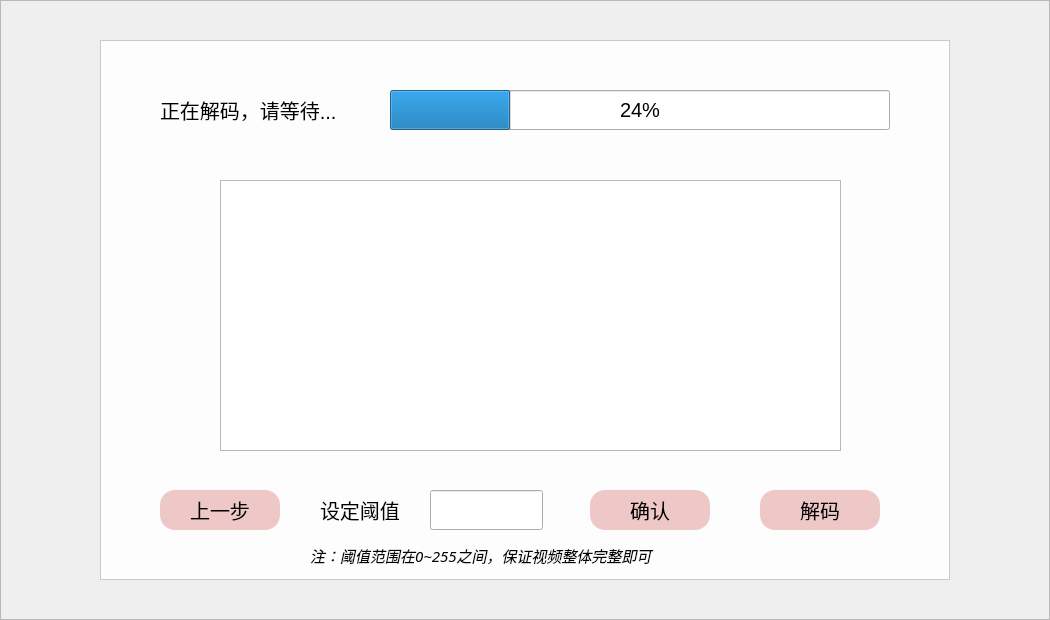
<?xml version="1.0" encoding="UTF-8"?>
<ui version="4.0">
 <class>adjust</class>
 <widget class="QWidget" name="adjust">
  <property name="geometry">
   <rect>
    <x>0</x>
    <y>0</y>
    <width>1050</width>
    <height>620</height>
   </rect>
  </property>
  <property name="windowTitle">
   <string>Form</string>
  </property>
  <widget class="QFrame" name="frBg">
   <property name="geometry">
    <rect>
     <x>0</x>
     <y>0</y>
     <width>1050</width>
     <height>620</height>
    </rect>
   </property>
   <property name="styleSheet">
    <string notr="true">QFrame#frBg{
background-image:url(:/main/img/bg.jpg);
}
QFrame#frWhite{
background-color:rgb(255,255,255,230);
}

</string>
   </property>
   <property name="frameShape">
    <enum>QFrame::StyledPanel</enum>
   </property>
   <property name="frameShadow">
    <enum>QFrame::Raised</enum>
   </property>
   <widget class="QFrame" name="frWhite">
    <property name="geometry">
     <rect>
      <x>100</x>
      <y>40</y>
      <width>850</width>
      <height>540</height>
     </rect>
    </property>
    <property name="styleSheet">
     <string notr="true">*{
	font-family:STXihei, &quot;华文细黑&quot;, &quot;Microsoft YaHei&quot;, &quot;微软雅黑&quot;;
font-size:20px;
}
QPushButton{
border-radius:15px;
background:rgb(237,200,199)

}
QPushButton:hover{
background:rgb(255,208,204);
}
</string>
    </property>
    <property name="frameShape">
     <enum>QFrame::StyledPanel</enum>
    </property>
    <property name="frameShadow">
     <enum>QFrame::Raised</enum>
    </property>
    <widget class="QPushButton" name="btnDecode">
     <property name="geometry">
      <rect>
       <x>660</x>
       <y>450</y>
       <width>120</width>
       <height>40</height>
      </rect>
     </property>
     <property name="text">
      <string>解码</string>
     </property>
    </widget>
    <widget class="QLabel" name="labelPic">
     <property name="geometry">
      <rect>
       <x>70</x>
       <y>20</y>
       <width>720</width>
       <height>405</height>
      </rect>
     </property>
     <property name="text">
      <string/>
     </property>
    </widget>
    <widget class="QLineEdit" name="lineEditThresh">
     <property name="geometry">
      <rect>
       <x>330</x>
       <y>450</y>
       <width>113</width>
       <height>40</height>
      </rect>
     </property>
    </widget>
    <widget class="QLabel" name="label_2">
     <property name="geometry">
      <rect>
       <x>220</x>
       <y>450</y>
       <width>81</width>
       <height>40</height>
      </rect>
     </property>
     <property name="text">
      <string>设定阈值</string>
     </property>
    </widget>
    <widget class="QPushButton" name="btnThreshComf">
     <property name="geometry">
      <rect>
       <x>490</x>
       <y>450</y>
       <width>120</width>
       <height>40</height>
      </rect>
     </property>
     <property name="text">
      <string>确认</string>
     </property>
    </widget>
    <widget class="QPushButton" name="pushButton">
     <property name="geometry">
      <rect>
       <x>60</x>
       <y>450</y>
       <width>120</width>
       <height>40</height>
      </rect>
     </property>
     <property name="text">
      <string>上一步</string>
     </property>
    </widget>
    <widget class="QLabel" name="label">
     <property name="geometry">
      <rect>
       <x>210</x>
       <y>500</y>
       <width>401</width>
       <height>30</height>
      </rect>
     </property>
     <property name="font">
      <font>
       <family>STXihei,华文细黑,Microsoft YaHei,微软雅黑</family>
       <pointsize>-1</pointsize>
       <italic>true</italic>
      </font>
     </property>
     <property name="styleSheet">
      <string notr="true">font-size:15px;
</string>
     </property>
     <property name="text">
      <string>注：阈值范围在0~255之间，保证视频整体完整即可</string>
     </property>
    </widget>
    <widget class="QProgressBar" name="progressBar">
     <property name="geometry">
      <rect>
       <x>290</x>
       <y>50</y>
       <width>500</width>
       <height>40</height>
      </rect>
     </property>
     <property name="value">
      <number>24</number>
     </property>
    </widget>
    <widget class="QLabel" name="labelStatus">
     <property name="geometry">
      <rect>
       <x>60</x>
       <y>50</y>
       <width>221</width>
       <height>40</height>
      </rect>
     </property>
     <property name="text">
      <string>正在解码，请等待...</string>
     </property>
    </widget>
    <widget class="QTextBrowser" name="textBrowser">
     <property name="geometry">
      <rect>
       <x>120</x>
       <y>140</y>
       <width>621</width>
       <height>271</height>
      </rect>
     </property>
    </widget>
   </widget>
  </widget>
 </widget>
 <resources/>
 <connections/>
</ui>
